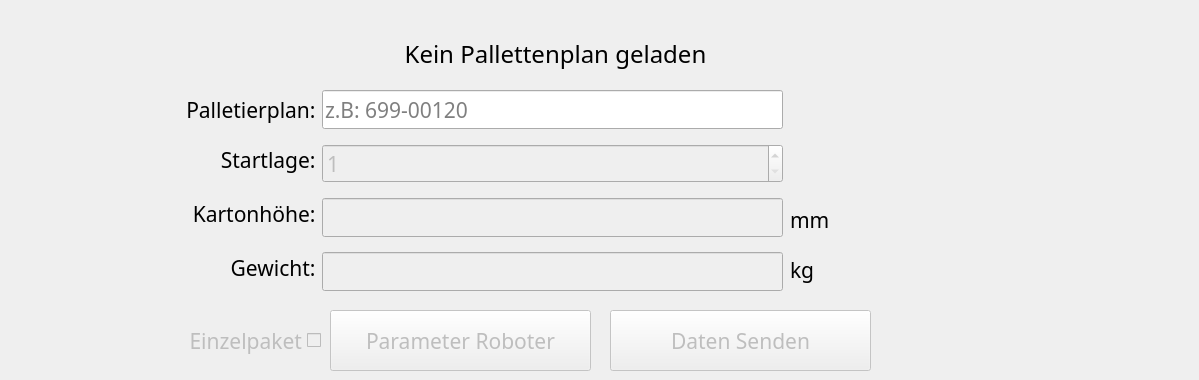
   <widget class="QWidget" name="MainMenu">
    <widget class="QPushButton" name="ButtonSettings">
     <property name="geometry">
      <rect>
       <x>10</x>
       <y>10</y>
       <width>61</width>
       <height>61</height>
      </rect>
     </property>
     <property name="sizePolicy">
      <sizepolicy hsizetype="Fixed" vsizetype="Fixed">
       <horstretch>0</horstretch>
       <verstretch>0</verstretch>
      </sizepolicy>
     </property>
     <property name="autoFillBackground">
      <bool>false</bool>
     </property>
     <property name="text">
      <string/>
     </property>
     <property name="default">
      <bool>false</bool>
     </property>
     <property name="flat">
      <bool>true</bool>
     </property>
    </widget>
    <widget class="QCheckBox" name="checkBoxEinzelpaket">
     <property name="enabled">
      <bool>false</bool>
     </property>
     <property name="geometry">
      <rect>
       <x>150</x>
       <y>310</y>
       <width>171</width>
       <height>61</height>
      </rect>
     </property>
     <property name="font">
      <font>
       <family>RobotoMono Nerd Font</family>
       <pointsize>16</pointsize>
      </font>
     </property>
     <property name="cursor">
      <cursorShape>PointingHandCursor</cursorShape>
     </property>
     <property name="layoutDirection">
      <enum>Qt::LayoutDirection::RightToLeft</enum>
     </property>
     <property name="text">
      <string>Einzelpaket</string>
     </property>
    </widget>
    <widget class="QPushButton" name="ButtonDatenSenden">
     <property name="enabled">
      <bool>false</bool>
     </property>
     <property name="geometry">
      <rect>
       <x>610</x>
       <y>310</y>
       <width>261</width>
       <height>61</height>
      </rect>
     </property>
     <property name="font">
      <font>
       <family>RobotoMono Nerd Font</family>
       <pointsize>16</pointsize>
      </font>
     </property>
     <property name="cursor">
      <cursorShape>PointingHandCursor</cursorShape>
     </property>
     <property name="text">
      <string>Daten Senden</string>
     </property>
    </widget>
    <widget class="QPushButton" name="ButtonOpenParameterRoboter">
     <property name="enabled">
      <bool>false</bool>
     </property>
     <property name="geometry">
      <rect>
       <x>330</x>
       <y>310</y>
       <width>261</width>
       <height>61</height>
      </rect>
     </property>
     <property name="font">
      <font>
       <family>RobotoMono Nerd Font</family>
       <pointsize>16</pointsize>
      </font>
     </property>
     <property name="cursor">
      <cursorShape>PointingHandCursor</cursorShape>
     </property>
     <property name="text">
      <string>Parameter Roboter</string>
     </property>
    </widget>
    <widget class="QLabel" name="label_7">
     <property name="geometry">
      <rect>
       <x>940</x>
       <y>70</y>
       <width>250</width>
       <height>250</height>
      </rect>
     </property>
     <property name="text">
      <string/>
     </property>
     <property name="pixmap">
      <pixmap resource="MainWindowResources.qrc">:/Szaidel Logo/imgs/szaidel-transparent.png</pixmap>
     </property>
     <property name="scaledContents">
      <bool>true</bool>
     </property>
    </widget>
    <widget class="QLabel" name="LabelPalletenplanInfo">
     <property name="geometry">
      <rect>
       <x>320</x>
       <y>40</y>
       <width>471</width>
       <height>31</height>
      </rect>
     </property>
     <property name="font">
      <font>
       <family>RobotoMono Nerd Font</family>
       <pointsize>18</pointsize>
       <underline>false</underline>
       <kerning>true</kerning>
      </font>
     </property>
     <property name="text">
      <string>Kein Pallettenplan geladen</string>
     </property>
     <property name="alignment">
      <set>Qt::AlignmentFlag::AlignBottom|Qt::AlignmentFlag::AlignHCenter</set>
     </property>
    </widget>
    <widget class="QLabel" name="label_9">
     <property name="geometry">
      <rect>
       <x>790</x>
       <y>200</y>
       <width>121</width>
       <height>41</height>
      </rect>
     </property>
     <property name="font">
      <font>
       <family>RobotoMono Nerd Font</family>
       <pointsize>16</pointsize>
      </font>
     </property>
     <property name="layoutDirection">
      <enum>Qt::LayoutDirection::LeftToRight</enum>
     </property>
     <property name="text">
      <string>&lt;html&gt;&lt;head/&gt;&lt;body&gt;&lt;p&gt;mm&lt;/p&gt;&lt;/body&gt;&lt;/html&gt;</string>
     </property>
    </widget>
    <widget class="QLabel" name="label_10">
     <property name="geometry">
      <rect>
       <x>790</x>
       <y>250</y>
       <width>121</width>
       <height>41</height>
      </rect>
     </property>
     <property name="font">
      <font>
       <family>RobotoMono Nerd Font</family>
       <pointsize>16</pointsize>
      </font>
     </property>
     <property name="layoutDirection">
      <enum>Qt::LayoutDirection::LeftToRight</enum>
     </property>
     <property name="text">
      <string>&lt;html&gt;&lt;head/&gt;&lt;body&gt;&lt;p&gt;kg&lt;/p&gt;&lt;/body&gt;&lt;/html&gt;</string>
     </property>
    </widget>
    <widget class="QLineEdit" name="EingabePallettenplan">
     <property name="geometry">
      <rect>
       <x>322</x>
       <y>90</y>
       <width>461</width>
       <height>39</height>
      </rect>
     </property>
     <property name="minimumSize">
      <size>
       <width>0</width>
       <height>39</height>
      </size>
     </property>
     <property name="maximumSize">
      <size>
       <width>16777215</width>
       <height>39</height>
      </size>
     </property>
     <property name="font">
      <font>
       <family>RobotoMono Nerd Font</family>
       <pointsize>16</pointsize>
      </font>
     </property>
     <property name="placeholderText">
      <string>z.B: 699-00120</string>
     </property>
    </widget>
    <widget class="QLabel" name="label_4">
     <property name="geometry">
      <rect>
       <x>80</x>
       <y>248</y>
       <width>241</width>
       <height>41</height>
      </rect>
     </property>
     <property name="font">
      <font>
       <family>RobotoMono Nerd Font</family>
       <pointsize>16</pointsize>
      </font>
     </property>
     <property name="layoutDirection">
      <enum>Qt::LayoutDirection::LeftToRight</enum>
     </property>
     <property name="text">
      <string>&lt;html&gt;&lt;head/&gt;&lt;body&gt;&lt;p align=&quot;right&quot;&gt;Gewicht: &lt;/p&gt;&lt;/body&gt;&lt;/html&gt;</string>
     </property>
    </widget>
    <widget class="QLabel" name="label">
     <property name="geometry">
      <rect>
       <x>80</x>
       <y>90</y>
       <width>241</width>
       <height>41</height>
      </rect>
     </property>
     <property name="font">
      <font>
       <family>RobotoMono Nerd Font</family>
       <pointsize>16</pointsize>
      </font>
     </property>
     <property name="layoutDirection">
      <enum>Qt::LayoutDirection::LeftToRight</enum>
     </property>
     <property name="text">
      <string>&lt;html&gt;&lt;head/&gt;&lt;body&gt;&lt;p align=&quot;right&quot;&gt;Palletierplan: &lt;/p&gt;&lt;/body&gt;&lt;/html&gt;</string>
     </property>
     <property name="alignment">
      <set>Qt::AlignmentFlag::AlignRight|Qt::AlignmentFlag::AlignTrailing|Qt::AlignmentFlag::AlignVCenter</set>
     </property>
    </widget>
    <widget class="QPushButton" name="LadePallettenplan">
     <property name="geometry">
      <rect>
       <x>795</x>
       <y>80</y>
       <width>60</width>
       <height>60</height>
      </rect>
     </property>
     <property name="sizePolicy">
      <sizepolicy hsizetype="Minimum" vsizetype="Minimum">
       <horstretch>0</horstretch>
       <verstretch>0</verstretch>
      </sizepolicy>
     </property>
     <property name="cursor">
      <cursorShape>PointingHandCursor</cursorShape>
     </property>
     <property name="focusPolicy">
      <enum>Qt::FocusPolicy::StrongFocus</enum>
     </property>
     <property name="text">
      <string/>
     </property>
     <property name="icon">
      <iconset resource="MainWindowResources.qrc">
       <normaloff>:/Misc/imgs/load.png</normaloff>:/Misc/imgs/load.png</iconset>
     </property>
     <property name="iconSize">
      <size>
       <width>60</width>
       <height>60</height>
      </size>
     </property>
     <property name="flat">
      <bool>true</bool>
     </property>
    </widget>
    <widget class="QLabel" name="label_2">
     <property name="geometry">
      <rect>
       <x>80</x>
       <y>140</y>
       <width>241</width>
       <height>41</height>
      </rect>
     </property>
     <property name="font">
      <font>
       <family>RobotoMono Nerd Font</family>
       <pointsize>16</pointsize>
      </font>
     </property>
     <property name="layoutDirection">
      <enum>Qt::LayoutDirection::LeftToRight</enum>
     </property>
     <property name="text">
      <string>&lt;html&gt;&lt;head/&gt;&lt;body&gt;&lt;p align=&quot;right&quot;&gt;Startlage: &lt;/p&gt;&lt;/body&gt;&lt;/html&gt;</string>
     </property>
    </widget>
    <widget class="QSpinBox" name="EingabeStartlage">
     <property name="enabled">
      <bool>false</bool>
     </property>
     <property name="geometry">
      <rect>
       <x>322</x>
       <y>144</y>
       <width>461</width>
       <height>39</height>
      </rect>
     </property>
     <property name="sizePolicy">
      <sizepolicy hsizetype="Minimum" vsizetype="Minimum">
       <horstretch>0</horstretch>
       <verstretch>0</verstretch>
      </sizepolicy>
     </property>
     <property name="minimumSize">
      <size>
       <width>0</width>
       <height>39</height>
      </size>
     </property>
     <property name="maximumSize">
      <size>
       <width>16777215</width>
       <height>39</height>
      </size>
     </property>
     <property name="font">
      <font>
       <family>RobotoMono Nerd Font</family>
       <pointsize>16</pointsize>
      </font>
     </property>
     <property name="cursor">
      <cursorShape>IBeamCursor</cursorShape>
     </property>
     <property name="minimum">
      <number>1</number>
     </property>
     <property name="value">
      <number>1</number>
     </property>
    </widget>
    <widget class="QLabel" name="label_3">
     <property name="geometry">
      <rect>
       <x>80</x>
       <y>194</y>
       <width>241</width>
       <height>41</height>
      </rect>
     </property>
     <property name="font">
      <font>
       <family>RobotoMono Nerd Font</family>
       <pointsize>16</pointsize>
      </font>
     </property>
     <property name="layoutDirection">
      <enum>Qt::LayoutDirection::LeftToRight</enum>
     </property>
     <property name="text">
      <string>&lt;html&gt;&lt;head/&gt;&lt;body&gt;&lt;p align=&quot;right&quot;&gt;Kartonhöhe: &lt;/p&gt;&lt;/body&gt;&lt;/html&gt;</string>
     </property>
    </widget>
    <widget class="QLineEdit" name="EingabeKartonGewicht">
     <property name="enabled">
      <bool>false</bool>
     </property>
     <property name="geometry">
      <rect>
       <x>322</x>
       <y>252</y>
       <width>461</width>
       <height>39</height>
      </rect>
     </property>
     <property name="minimumSize">
      <size>
       <width>0</width>
       <height>39</height>
      </size>
     </property>
     <property name="font">
      <font>
       <family>RobotoMono Nerd Font</family>
       <pointsize>16</pointsize>
      </font>
     </property>
     <property name="inputMethodHints">
      <set>Qt::InputMethodHint::ImhDigitsOnly|Qt::InputMethodHint::ImhFormattedNumbersOnly</set>
     </property>
    </widget>
    <widget class="QLineEdit" name="EingabeKartonhoehe">
     <property name="enabled">
      <bool>false</bool>
     </property>
     <property name="geometry">
      <rect>
       <x>322</x>
       <y>198</y>
       <width>461</width>
       <height>39</height>
      </rect>
     </property>
     <property name="minimumSize">
      <size>
       <width>0</width>
       <height>39</height>
      </size>
     </property>
     <property name="maximumSize">
      <size>
       <width>16777215</width>
       <height>39</height>
      </size>
     </property>
     <property name="font">
      <font>
       <family>RobotoMono Nerd Font</family>
       <pointsize>16</pointsize>
      </font>
     </property>
     <property name="inputMethodHints">
      <set>Qt::InputMethodHint::ImhDigitsOnly</set>
     </property>
     <property name="clearButtonEnabled">
      <bool>false</bool>
     </property>
    </widget>
   </widget>
